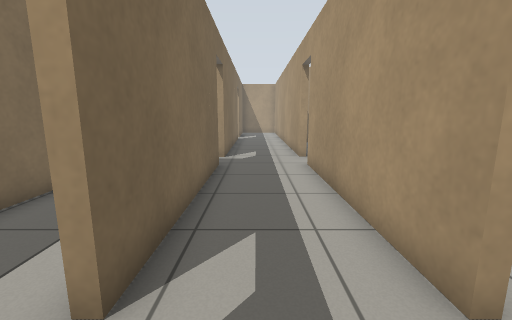
View 1 (above)

17 first-person views from a walk through a Gazebo world. The camera is 0.94 m above the floor, tilts 10° down and sees 90° across. The floor is counted in squares, 0.5 m on a side. Each view is taken from the middle of a square. On the plan, view 1 faces up. The plan holds only what a view shows up to about 15 squares ahead; the rest is blank.

View 2
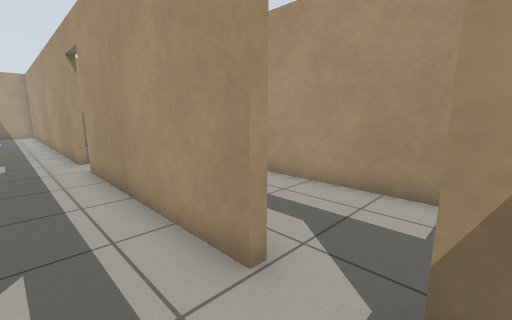

View 3
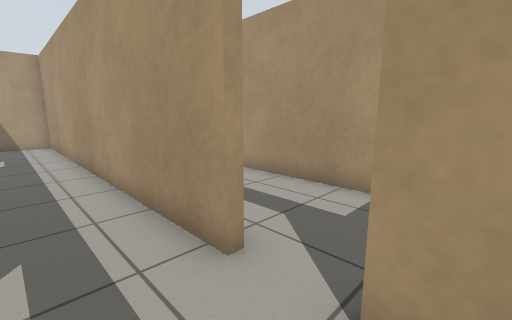

View 4
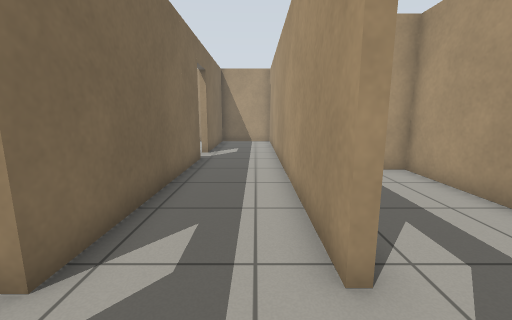

View 5
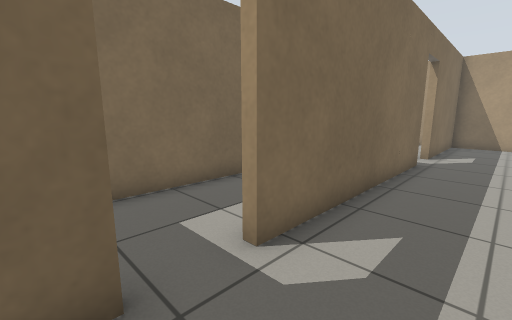

View 6
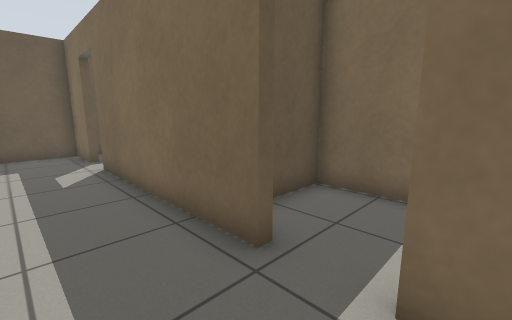

View 7
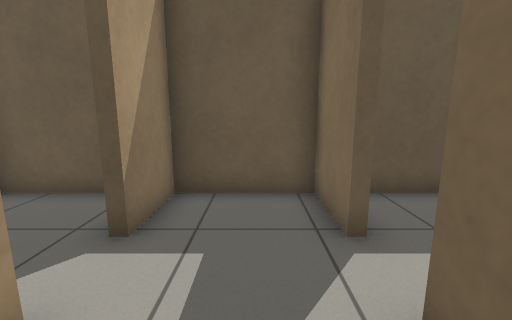

View 8
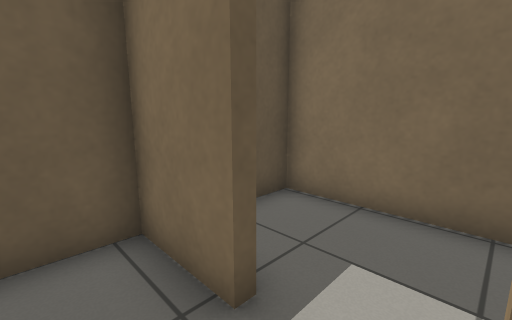

View 9
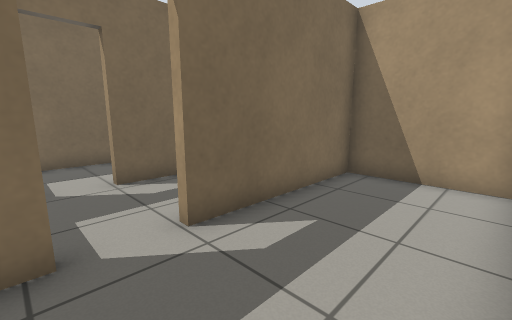

View 10
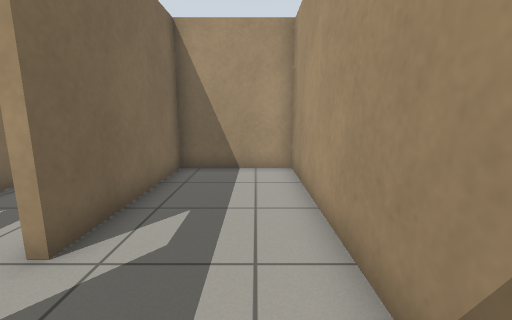

View 11
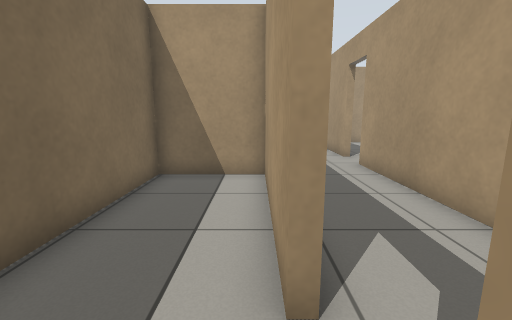

View 12
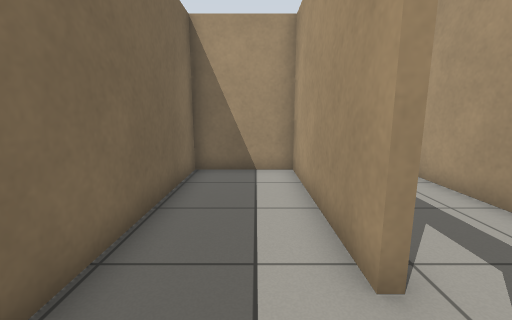

View 13
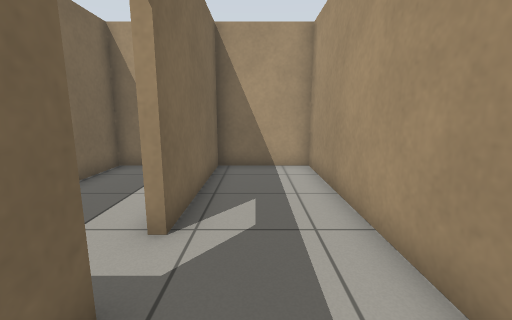

View 14
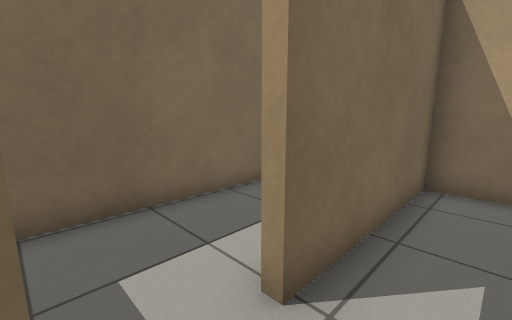

View 15
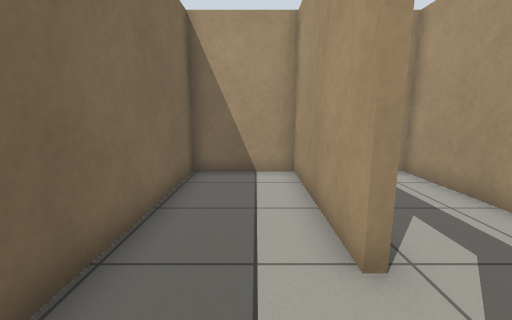

View 16
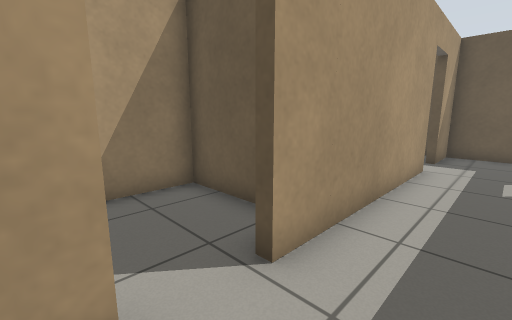

View 17
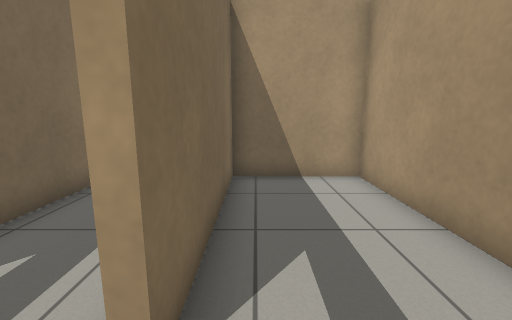

### Floor plan
Points are (right, up) in squares from view 1. A wall is a line through its corners. A room is listed if a view was taken in it or the views show most of it. See-through windows are left out.
Room 1 (views 1, 2, 3, 4, 5, 6, 7, 8, 13, 14, 16)
walls: (2, 11.5) (2, 27.4) (-1.4, 27.4) (-1.4, 21.7); (-1.4, 9.7) (-1.4, 2); (-1.4, 20.1) (-1.4, 11.4); (2, 2.1) (2, 9.7); (-1.4, 0.4) (-1.4, -2) (2, -2) (2, 0.3)
ways out: open door at (2, 1.5) to room 2; open door at (-1.7, 1.3) to room 3; open door at (-1.5, 10.5) to room 4; open door at (-1.7, 20.7) to room 5; open door at (2, 10.5) to room 6
Room 2 (views 9, 10)
walls: (2.3, 0.3) (2.3, -0.2); (6.3, 0.1) (6.3, 8) (2.3, 8) (2.3, 2.1); (2.6, -2) (6.2, -2)
ways out: open door at (2, 1.5) to room 1
Room 3 (view 11)
walls: (-1.7, 2) (-1.7, 8) (-5.1, 8) (-5.1, -2) (-2.3, -2)
ways out: open door at (-1.7, 1.3) to room 1
Room 4 (view 12)
walls: (-1.7, 11.4) (-1.7, 17.7) (-5.1, 17.7) (-5.1, 8.3) (-3.1, 8.3)
ways out: open door at (-1.5, 10.5) to room 1
Room 5 (view 15)
walls: (-1.7, 21.8) (-1.7, 27.4) (-5.1, 27.4) (-5.1, 19.9)
ways out: open door at (-1.7, 20.7) to room 1
Room 6 (view 17)
walls: (3.6, 8.3) (6.3, 8.3) (6.3, 17.7) (2.3, 17.7) (2.3, 11.5)
ways out: open door at (2, 10.5) to room 1

Where each view was taken, in squares from view 1:
view 1: 0 up, 0 right, facing up
view 2: 0 up, 0 right, facing up-right
view 3: 9 up, 0 right, facing up-right
view 4: 9 up, 1 right, facing up
view 5: 9 up, 1 right, facing up-left
view 6: 12 up, 1 right, facing down-left
view 7: 4 up, 0 right, facing down
view 8: 2 up, 0 right, facing down-left
view 9: 0 up, 6 right, facing up-left
view 10: 1 down, 5 right, facing up
view 11: 0 up, 2 left, facing up
view 12: 9 up, 3 left, facing up
view 13: 18 up, 0 right, facing up
view 14: 20 up, 0 right, facing up-left
view 15: 19 up, 3 left, facing up
view 16: 12 up, 0 right, facing down-right
view 17: 10 up, 3 right, facing up
